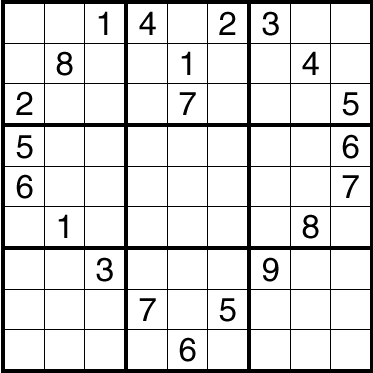
#> input picture img/puzzle_2.png, 373 x 373 px
$ python main.py
#> lines starting #> are read from the running program, lines starting #| are printed output that depends on the picture; after the words box and inside, x2 and y2 are one past the last pixel; in counts of white or black regions, pixels touching at a corner belong together
#> in main, puzzle_img is the input picture: shape (373, 373, 3); min 0, max 255, mean 221.1
### vision.py

import cv2
import pytesseract


def read_puzzle(img):
    pytesseract.pytesseract.tesseract_cmd = (r"C:\Program Files\Tesseract-OCR\tesseract.exe")

    if img is None:
        print("Failed to load image")
        return None

    width, height = 400, 400

    resized_img = cv2.resize(img, (width, height))
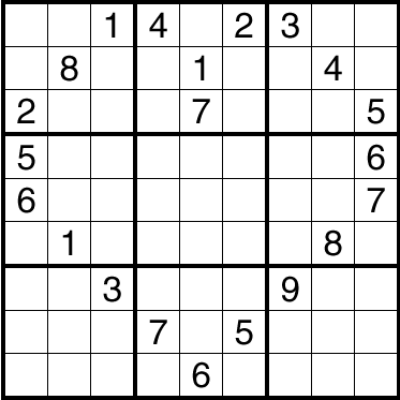
#> resized_img: shape (400, 400, 3); min 0, max 255, mean 220.9


    gray = cv2.cvtColor(
        resized_img,
        cv2.COLOR_BGR2GRAY
    )

    thresh = cv2.adaptiveThreshold(
        gray,
        255,
        cv2.ADAPTIVE_THRESH_GAUSSIAN_C,
        cv2.THRESH_BINARY_INV,
        11,
        2
    )
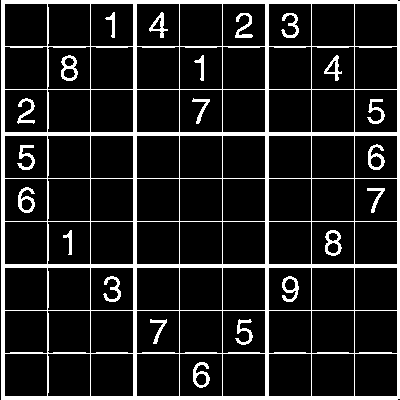
#> thresh: shape (400, 400); 13.3% white; 22 white regions, largest, box (x1, y1, x2, y2) and area: (1, 0, 400, 400) 17634, (61, 55, 78, 81) 215, (325, 230, 342, 256) 214

    contours, _ = cv2.findContours(
        thresh,
        cv2.RETR_EXTERNAL,
        cv2.CHAIN_APPROX_SIMPLE
    )
#> contours = 1 item

    largest_square = None
    max_area = 0

    for cnt in contours:

        area = cv2.contourArea(cnt)

        # ignore tiny contours
        if area < 1000:
            continue

        peri = cv2.arcLength(cnt, True)

        approx = cv2.approxPolyDP(
            cnt,
            0.02 * peri,
            True
        )

        if len(approx) == 4 and area > max_area:
            largest_square = approx
            max_area = area
#> this loop made 1 pass
#> (area, peri, largest_square, max_area) on pass 1: (158799, 1592.8, [[1, 0], [1, 399], [399, 398], [399, 1]], 158799)
#> after the loop, max_area = 158799

    if largest_square is None:
        print("No Sudoku grid found")
        return None

    cv2.drawContours(
        resized_img,
        [largest_square],
        -1,
        (0, 255, 0),
        3
    )
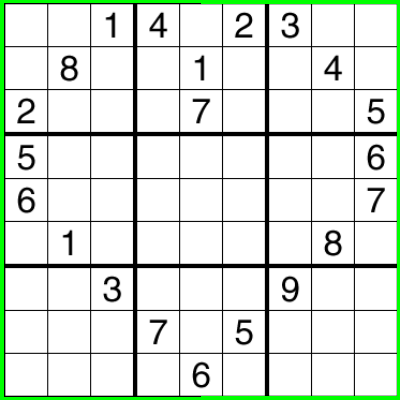
#> resized_img: shape (400, 400, 3); 3.47% of pixels changed, all inside (x1, y1, x2, y2) = (0, 0, 400, 400)

    # =========================
    # SPLIT INTO 9x9 CELLS
    # =========================

    x, y, w, h = cv2.boundingRect(largest_square)
#> x = 1; y = 0; w = 399; h = 400

    cell_width = w // 9
#> cell_width = 44
    cell_height = h // 9
#> cell_height = 44

    margin = 4

    board = [[0 for _ in range(9)] for _ in range(9)]
#> board = 9 items, first 6: [0, 0, 0, 0, 0, 0, 0, 0, 0], [0, 0, 0, 0, 0, 0, 0, 0, 0], [0, 0, 0, 0, 0, 0, 0, 0, 0], [0, 0, 0, 0, 0, 0, 0, 0, 0], [0, 0, 0, 0, 0, 0, 0, 0, 0], [0, 0, 0, 0, 0, 0, 0, 0, 0]

    config = r'--psm 10 -c tessedit_char_whitelist=123456789'

    for row in range(9):

        for col in range(9):

            cell_x = x + col * cell_width
            cell_y = y + row * cell_height

            cv2.rectangle(
                resized_img,
                (cell_x, cell_y),
                (cell_x + cell_width, cell_y + cell_height),
                (0, 255, 0),
                1
            )

            cell = thresh[
                cell_y + margin: cell_y + cell_height - margin,
                cell_x + margin: cell_x + cell_width - margin
            ]

            non_zero = cv2.countNonZero(cell)

            # =========================
            # EMPTY CELL CHECK
            # =========================

            if non_zero > 100:

                cell = cv2.GaussianBlur(
                    cell,
                    (5, 5),
                    0
                )

                enlarged = cv2.resize(
                    cell,
                    None,
                    fx=4,
                    fy=4
                )

                text = pytesseract.image_to_string(
                    enlarged,
                    config=config
                ).strip()

                if text.isdigit():

                    digit = int(text)

                    if 1 <= digit <= 9:
                        board[row][col] = digit
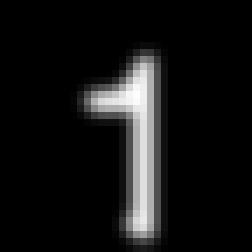
#> cell: shape (36, 36) (shown 7 times larger); min 0, max 254, mean 19.9
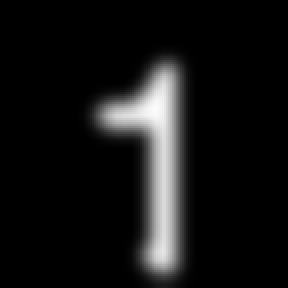
#> enlarged: shape (144, 144) (shown 2 times larger); min 0, max 252, mean 19.9
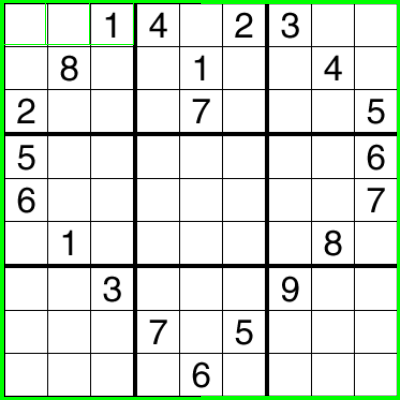
#> resized_img: shape (400, 400, 3); 0.16% of pixels changed, all inside (x1, y1, x2, y2) = (4, 3, 134, 45)

                #print(f"Cell ({row},{col}) = {board[row][col]}")

            #else:
                #print(f"Cell ({row},{col}) = 0")

    cv2.imshow("Sudoku Grid", resized_img)
    cv2.imshow("Threshold", thresh)

    cv2.waitKey(0)
    cv2.destroyAllWindows()

    return board

### main.py
import cv2
from pathlib import Path
from vision import read_puzzle

def is_valid(board, y,x ,i):
    if i in board[y]:
        return False

    column = [board[r][x] for r in range(9)]
    if i in column:
        return False

    start_row = (y//3) * 3
    start_col = (x//3) * 3

    for r in range(start_row, start_row+3):
        for c in range(start_col, start_col + 3):
            if board[r][c] == i:
                return False

    return True
def solve_board(board):
    for y in range(9):
        for x in range(9):
            if board[y][x] == 0:  # empty cell
                for i in range(1, 10):  # candidates 1–9
                    if is_valid(board, y, x, i):
                        board[y][x] = i
                        if solve_board(board):  # recurse deeper
                            return True
                        board[y][x] = 0  # backtrack
                return False  # no valid number found
    return True  # solved (no empty cells left)


def print_sudoku(board):
    for row in board:
        print(row)

def main():
    img_path = Path(__file__).parent / "img" / "puzzle_2.png"
    print(img_path)
    print(img_path.exists())

    puzzle_img = cv2.imread(str(img_path))
    scanned_board = read_puzzle(puzzle_img)

    print("\nSudoku Board:")
    for row in scanned_board:
        print(row)

    if solve_board(scanned_board):
        print("\nSolved Sudoku Board:")
        print_sudoku(scanned_board)
    else:
        print("No solution exists")

if __name__ == "__main__":
    main()
#> (the call stopped at in read_puzzle, `text = pytesseract.image_to_string( enlarged, config=config ).strip()`: pytesseract is not available in this run)

$ run again, with img/puzzle.png copied over img/puzzle_2.png
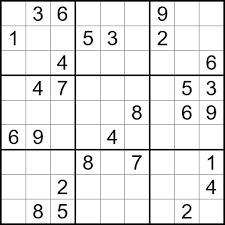
#> input picture img/puzzle.png, 225 x 225 px
#> in main, puzzle_img is the input picture: shape (225, 225, 3); min 0, max 255, mean 230.2
#> in read_puzzle, `thresh = cv2.adaptiveThreshold( gray, 255, cv2.ADAPTIVE_THRESH_GAUSSIA..`:
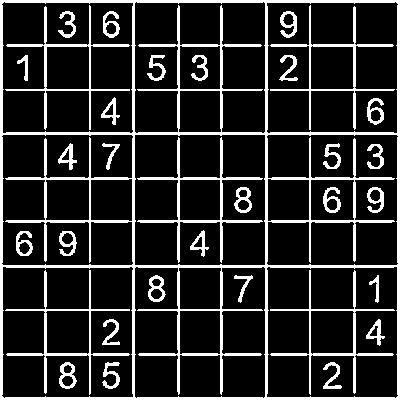
#> thresh: shape (400, 400); 16.2% white; 33 white regions, largest, box (x1, y1, x2, y2) and area: (0, 0, 400, 400) 14624, (137, 137, 263, 263) 1396, (5, 5, 130, 130) 1190
#> contours = [[[0, 0], [0, 399], [399, 399], [399, 0]]]
#> the loop in read_puzzle, `for cnt in contours: ` made 1 pass
#> (area, peri, largest_square, max_area) on pass 1: (159201, 1596, [[0, 0], [0, 399], [399, 399], [399, 0]], 159201)
#> after the loop in read_puzzle, `for cnt in contours:`: max_area = 159201
#> x = 0; w = 400
#> cell_width = 44
#> board = 9 items, first 6: [0, 0, 0, 0, 0, 0, 0, 0, 0], [0, 0, 0, 0, 0, 0, 0, 0, 0], [0, 0, 0, 0, 0, 0, 0, 0, 0], [0, 0, 0, 0, 0, 0, 0, 0, 0], [0, 0, 0, 0, 0, 0, 0, 0, 0], [0, 0, 0, 0, 0, 0, 0, 0, 0]
#> after the loop in read_puzzle, `for row in range(9):`:
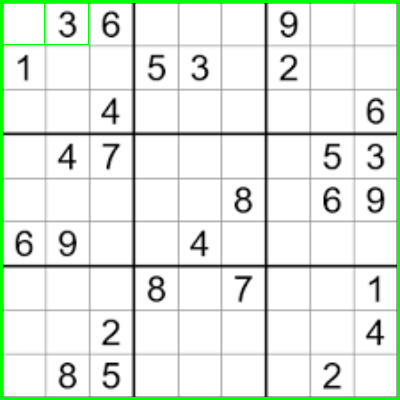
#> resized_img: shape (400, 400, 3); mean B, G, R 228.8, 236.7, 228.8
